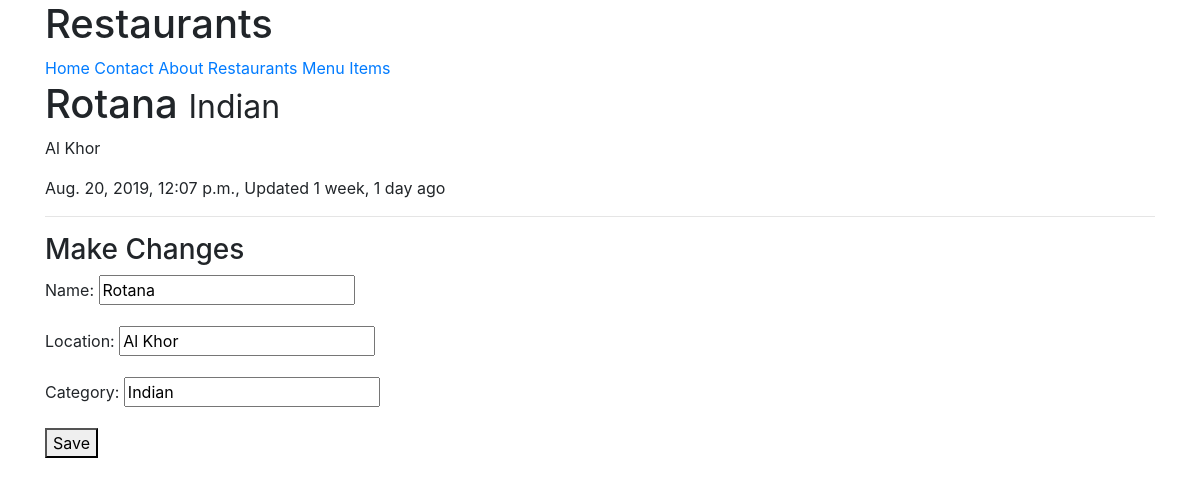
/restaurants/rotana/ (signed in), run on the app's committed database.
### restaurants/models.py (models this page shows, shortened)
class RestaurantLocation(models.Model):
    owner = models.ForeignKey(User)
    name = models.CharField(max_length=120)
    location = models.CharField(max_length=120, null=True, blank = True)
    category = models.CharField(max_length=120, null = True, blank = False, validators=[validate_category])
    timestamp = models.DateTimeField(auto_now_add=True)
    updated = models.DateTimeField(auto_now=True)
    slug = models.SlugField(null=True, blank = True)
    @property
    def title(self):
        return self.name

### restaurants/views.py (the view)
# urls.py: url(r'^(?P<slug>[\w-]+)/$', RestaurantUpdateView.as_view(), name='detail'),
class RestaurantUpdateView(LoginRequiredMixin, UpdateView):
    form_class = RestaurantLocationCreateForm
    template_name = 'restaurants/detail-update.html'
    def get_queryset(self):
        return RestaurantLocation.objects.filter(owner=self.request.user)
    def get_context_data(self, *args, **kwargs):
        name = self.get_object().name
        context = super(RestaurantUpdateView, self).get_context_data(*args, **kwargs)
        context['title'] = f'Update Restaurant: {name}'
        return context

### restaurants/forms.py
class RestaurantLocationCreateForm(forms.ModelForm):
    class Meta:
        model = RestaurantLocation
        fields = [
            'name',
            'location',
            'category',
        ]

### restaurants/templates/restaurants/detail-update.html
{% extends "base.html" %}
{% block content %}
<h1>{{form.instance.title}} <small> {{ form.instance.category }}</small> </h1>
<p>{{ form.instance.location}}</p>
<p>{{form.instance.timestamp}}, Updated {{ form.instance.updated|timesince}} ago</p>
<hr/>
<h3>Make Changes</h3>
{% include 'snippets/form_snippet.html' with form=form %}
{% endblock %}

### templates/snippets/form_snippet.html (shortened to what this page needs)
<form method="POST"> {% csrf_token %}
  {{ form.as_p }}
  <button type="submit">Save</button>
</form>

### data on the page
RestaurantLocation: instance "Rotana", instance.category "Indian", instance.location "Al Khor", instance.timestamp "Aug. 20, 2019, 12:07 p.m.", instance.updated "1 week, 1 day", name "Rotana", location "Al Khor", category "Indian"
